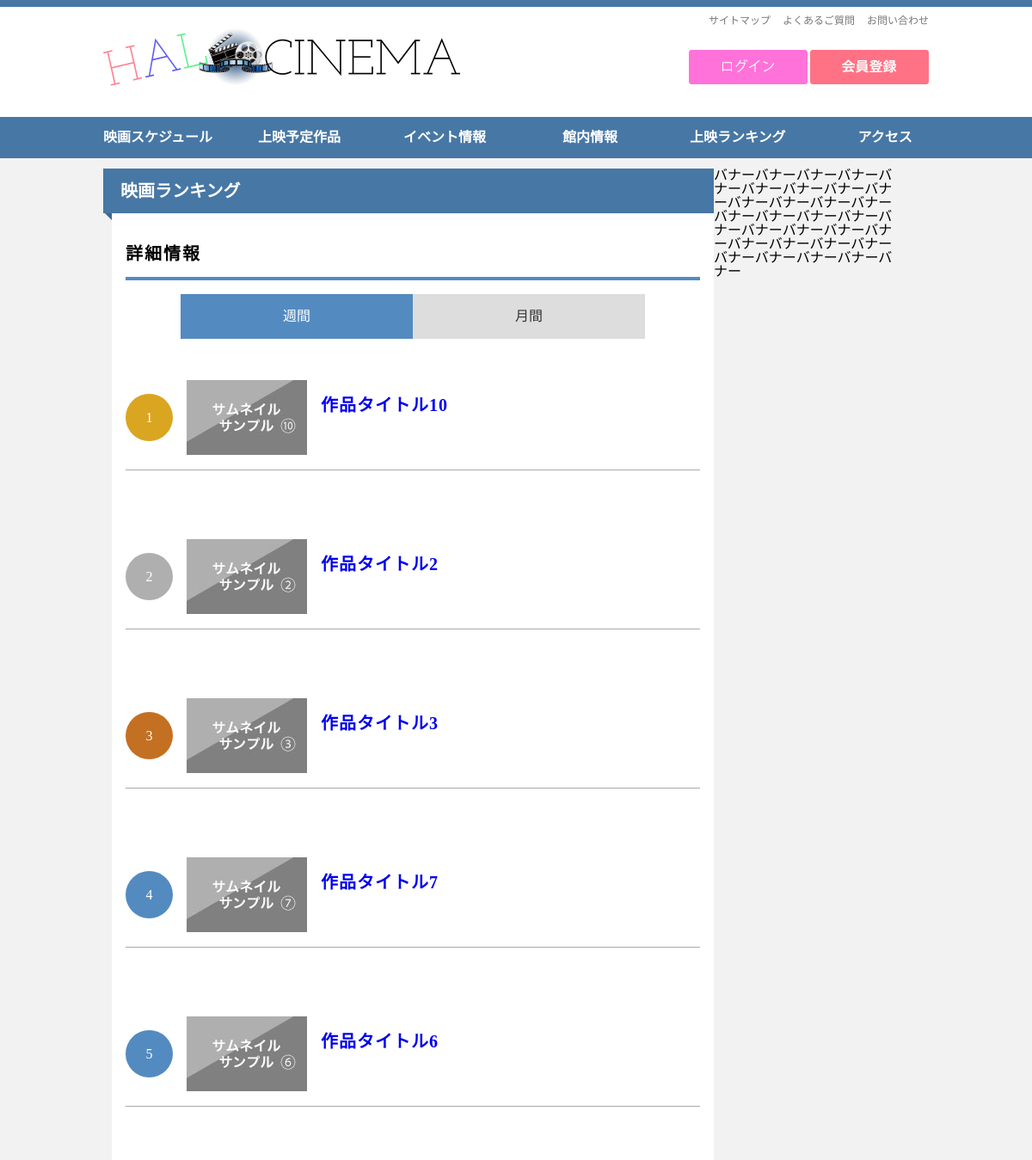
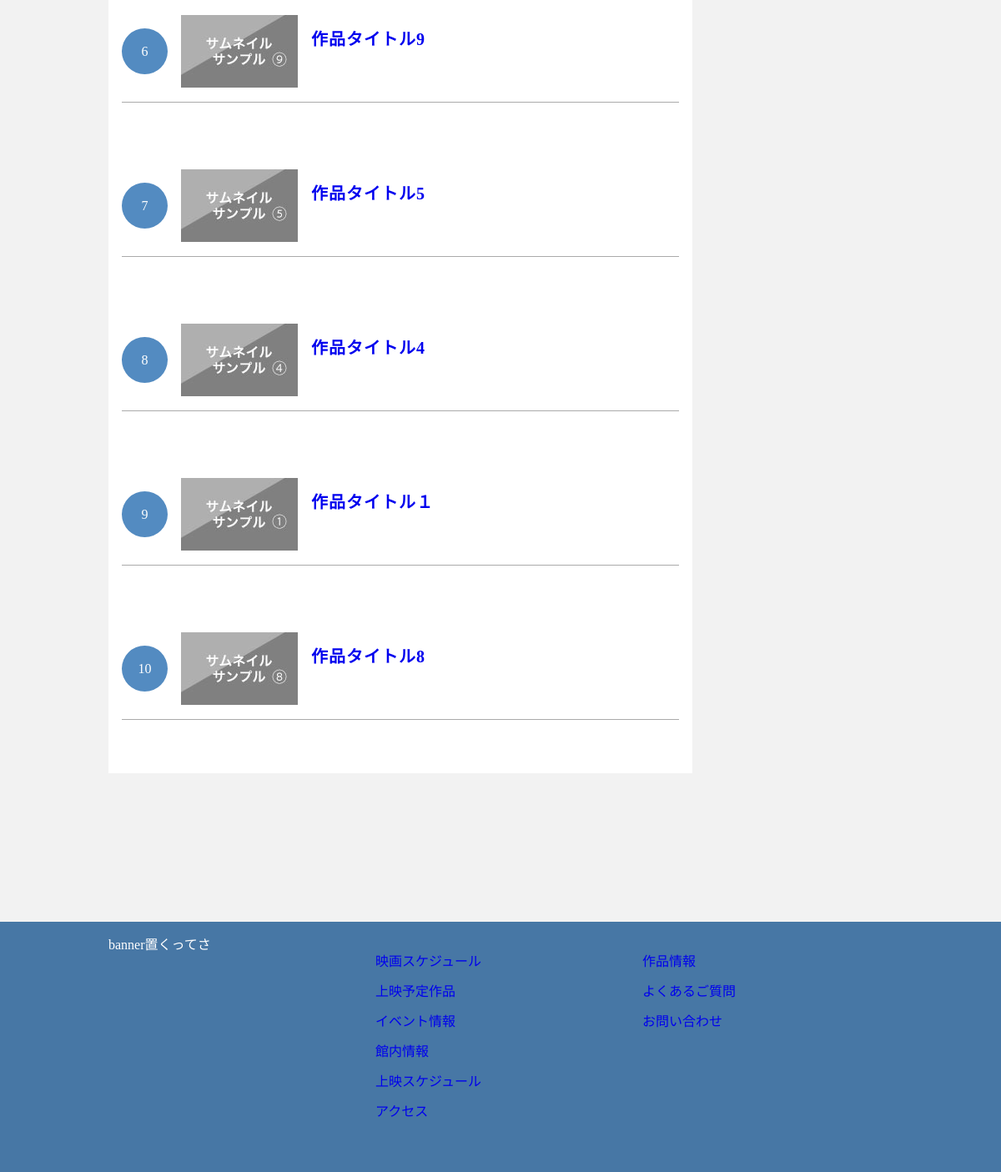
The page /coad/ranking.php on the database its author committed (2 pictures, top to bottom).
### tables this page shows
CREATE TABLE IF NOT EXISTS `movie` (
  `movie_id` varchar(7) NOT NULL,
  `movie_title` varchar(255) NOT NULL,
  `thumbnail` varchar(255) DEFAULT NULL,
  `start_day` date NOT NULL,
  `end_day` date NOT NULL,
  `movie_detail` text NOT NULL,
  `show_time` varchar(3) NOT NULL,
  `actor` text,
  `director` char(255) DEFAULT NULL,
  `url` varchar(255) DEFAULT NULL,
  `genre_id` varchar(2) NOT NULL,
  PRIMARY KEY (`movie_id`)
);

### coad/ranking.php (the view, shortened to what this page needs)
<!DOCTYPE html>
<html>
  <head>
    <link rel="stylesheet" href="css/reset.css">
    <link rel="stylesheet" href="css/common.css">
    <link rel="stylesheet" href="css/ranking.css">
		<?php
			$rankingType = 0;
			$connect = mysqli_connect("localhost","root","");
			mysqli_select_db($connect,"hal_cinema");
			mysqli_set_charset($connect,"utf8");
			if( $rankingType == 0 )
			{
				$sql = "SELECT mo.movie_id,count(mo.movie_id) as cnt,tr.reserved_time as rday,mo.movie_title as title,mo.thumbnail as thm,mo.movie_detail as det,mo.actor as act,mo.director as dir FROM ticket_reserved as tr,movie as mo WHERE tr.reserved_movieid = mo.movie_id GROUP BY mo.movie_id ORDER BY count(mo.movie_id) DESC";
			}
			$result = mysqli_query($connect,$sql);
		?>
  </head>
  <body>
  <?php include("header.php"); ?>
    <div id="wrapper" class="clearfix ranking-content">
      <article>
        <div id="contentszone">
          <h2 class="clearfix">映画ランキング</h2>
          <div class="article-detail">
            <h3>詳細情報</h3>
            <div class="tab-btn clearfix">
              <ul>
		<?php
			if( $rankingType == 0 )
			{
		                echo "<li class='tab-active'>週間</li>";
		                echo "<li>月間</li>";
			}
			else if( $rankingType == 1 )
			{
		                echo "<li>週間</li>";
		                echo "<li class='tab-active'>月間</li>";
			}
		?>
              </ul>
            </div>
		<?php
			$rankcnt = 1;
			while( $data = mysqli_fetch_array( $result ) )
			{
				if($rankcnt<11)
				{
					echo "<a href='movie_planlist_detail.php?title=".$data["title"]."&thm=".$data["thm"]."&det=".$data["det"]."&act=".$data["act"]."&dir=".$data["dir"]."'>";
					echo "<div class='rank-list-wrp'>";
					echo "<div class='rank-list clearfix'>";
					if( $rankcnt == 1 ){echo "<div class='rank-no rank1'>";}
					else if( $rankcnt == 2 ){echo "<div class='rank-no rank2'>";}
					else if( $rankcnt == 3 ){echo "<div class='rank-no rank3'>";}
					else{echo "<div class='rank-no'>";}
					echo $rankcnt."</div>";
					$rankcnt++;
					echo "<div class='rank-thm'><img src='images/rankingthumbnail/".$data["thm"]."' alt='サンプルサムネイル'></div>";
					echo "<div class='rank-title'><h4>".$data["title"]."</h4></div>";
					echo "</div>";
					echo "</div>";
					echo "</a>";
				}
			}
		?>
            </div>
          </div>
        <div id="bannerzone">
          バナーバナーバナーバナーバナーバナーバナーバナーバナーバナーバナーバナーバナーバナーバナーバナーバナーバナーバナーバナーバナーバナーバナーバナーバナーバナーバナーバナーバナーバナーバナー
        </div>
      </article>
    </div>
  <?php include("footer.php"); ?>
  </body>
</html>

### coad/css/common.css (style rules this page uses)
body { font-family:'Lucida Grande','Hiragino Kaku Gothic ProN','ヒラギノ角ゴ ProN W3','Meiryo','メイリオ','sans-serif'; background-color:#f2f2f2; }
li { margin-left:0px; list-style-type: none; }
h3 { font-size:18px; padding-bottom:10px; border-bottom:solid 4px #4777a5; }
.clearfix { *zoom:1; }
.clearfix:after { content:""; display:block; clear:both; }
#wrapper { margin:auto; margin-top:12px; padding-left:10px; padding-right:10px; padding-bottom:178px; width:940px; }
#wrapper h2 { color:#fff; background-color:#4777a5; font-size:20px; line-height:52px; margin-bottom:16px; margin-left:-10px; height:52px; }
h2:before { position:relative; top:13px; left:-10px; content: ""; border: 10px solid transparent; border-right-color:#3d678f; z-index:-1; }
a { text-decoration:none; }
#contentszone { float:left; width:700px; background-color:#fff; }
#bannerzone { float:left; width:220px; }

### coad/css/ranking.css (style rules this page uses)
.ranking-content .article-detail { margin: 0 16px; }
.ranking-content article h3 { width: 100%; border-bottom: 4px solid #538bc1; font-size: 20px; line-height: 1.5em; padding: 16px 0 12px; margin: 0 0 16px; letter-spacing: 0.1em; }
.tab-btn { margin: 0 64px 32px; }
.tab-btn ul li { color: #333; width: 50%; height: 52px; line-height: 52px; text-align: center; float: left; background-color: #ddd; }
.tab-btn .tab-active { color: #fff; background-color: #538bc1; }
.rank-list-wrp { margin: 0 0 64px; }
.rank-list { width: 100%; height: 120px; border-bottom: 1px solid #aaa; }
.rank-no { margin: 32px 0; float: left; background-color: #538bc1; color: #fff; text-align: center; line-height: 55px; width: 55px; height: 55px; display: block; border-radius: 50%; -moz-border-radius: 50%; -webkit-border-radius: 50%; }
.rank-thm { float: left; width: 140px; height: 87px; margin: 0 16px; }
.rank-thm img { margin: 16px 0; }
.rank-title { float: left; width: 441px; height: 120px; }
.rank-title h4 { font-size: 20px; line-height: 1.3em; letter-spacing: .05em; margin: 32px 0; }
.rank1 { background-color: #DAA520; }
.rank2 { background-color: #afafb0; }
.rank3 { background-color: #c47022; }

### rows shown on the page
movie: thumbnail (picture), movie_title "作品タイトル10"
movie: thumbnail (picture), movie_title "作品タイトル2"
movie: thumbnail (picture), movie_title "作品タイトル3"
movie: thumbnail (picture), movie_title "作品タイトル7"
movie: thumbnail (picture), movie_title "作品タイトル6"
movie: thumbnail (picture), movie_title "作品タイトル9"
movie: thumbnail (picture), movie_title "作品タイトル5"
movie: thumbnail (picture), movie_title "作品タイトル4"
movie: thumbnail (picture), movie_title "作品タイトル１"
movie: thumbnail (picture), movie_title "作品タイトル8"
